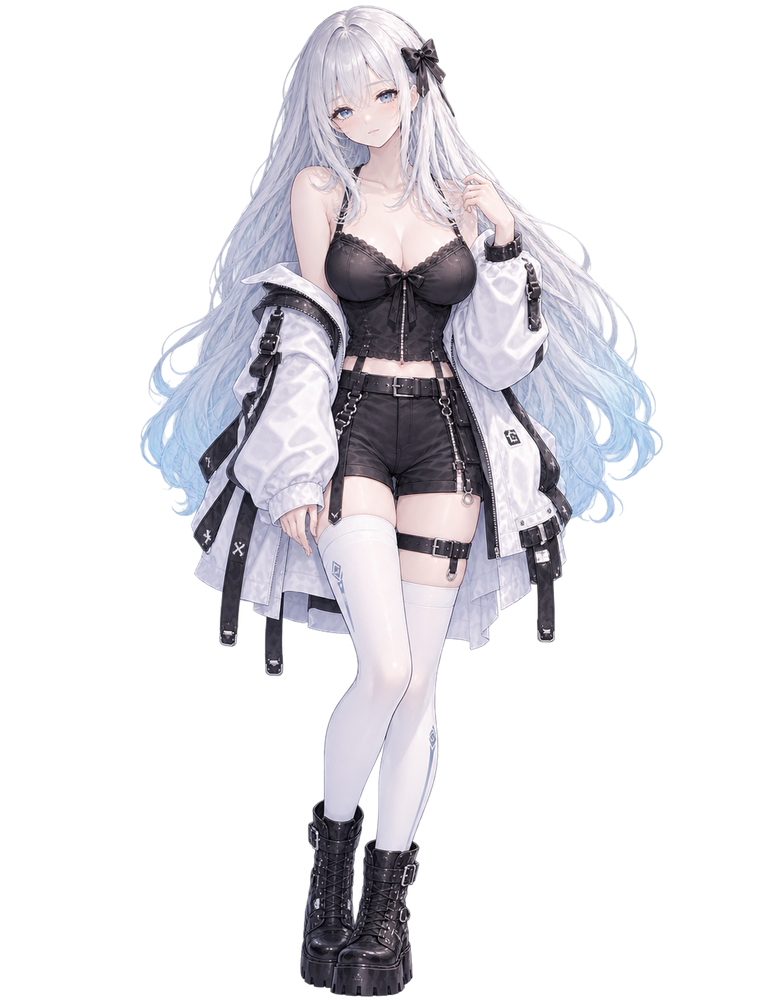
#> input picture assets/character/base/base_legacy_full.png, 760 x 1000 px; the run also reads 1 picture not shown here
$ python generate_pixel_prototypes.py
#> lines starting #> are read from the running program, lines starting #| are printed output that depends on the picture; after the words box and inside, x2 and y2 are one past the last pixel; in counts of white or black regions, pixels touching at a corner belong together
#!/usr/bin/env python3
# -*- coding: utf-8 -*-
"""
初澜（Chulan）像素化原型生成管线 (CPU 纯净计算版)
===================================================
为 v1.0 像素化演进路线产出首批像素级美术原型（Pixel Art Prototypes）。
运行环境：纯 CPU 离线计算（Pillow + OpenCV + NumPy），不依赖任何 GPU 驱动与显卡算力。

核心不变式（Invariants）固化：
1. 银白微卷长发，发尾淡冰蓝 (silver wavy hair with subtle ice-blue tips)
2. 蓝灰眼眸与灵动画布高光 (blue-gray eyes with specular catchlights)
3. 单侧眼下泪痣 (canonical left under-eye tear mole at x=411, y=112)
4. 纯净透明通道 (RGBA 32-bit，无半透明杂色虚边，方便 LibreSprite/Pixelorama 选区与填色)

输出目标：D:\\software\\huihua\\prototypes\\
"""

import os
import cv2
import numpy as np
from PIL import Image

ROOT = os.path.dirname(os.path.dirname(os.path.abspath(__file__)))
OUT_DIR = r"D:\software\huihua\prototypes"
os.makedirs(OUT_DIR, exist_ok=True)

# 资产源文件
PATH_FULL = os.path.join(ROOT, "assets", "character", "base", "base_legacy_full.png")
PATH_BASE = os.path.join(ROOT, "assets", "character", "base", "base.png")
PATH_HAIR = os.path.join(ROOT, "assets", "character", "hair", "silver_wavy_01.png")

# 颜色标准盘 (用于 LibreSprite / Pixelorama 调色板)
PALETTE_DEFINITIONS = [
    # 肤色组 (Skin tones)
    ("Skin Highlight",  (255, 246, 242)),
    ("Skin Base",       (252, 235, 226)),
    ("Skin Mid",        (240, 218, 206)),
    ("Skin Shadow",     (218, 186, 174)),
    ("Skin Deep Shadow",(186, 148, 138)),
    ("Blush Rose",      (235, 172, 172)),
    ("Lip Pink",        (215, 142, 146)),
    ("Tear Mole Dark",  (68, 52, 60)),

    # 发色组：银白与淡冰蓝 (Hair tones)
    ("Hair Pure White", (255, 255, 255)),
    ("Hair Silver Light",(240, 242, 248)),
    ("Hair Silver Mid", (216, 222, 235)),
    ("Hair Lavender Mid",(192, 198, 218)),
    ("Hair Shadow",     (152, 160, 185)),
    ("Hair Deep Shadow",(106, 114, 142)),
    ("Ice Blue Highlight",(210, 236, 255)),
    ("Ice Blue Light",  (180, 215, 245)),
    ("Ice Blue Mid",    (140, 186, 225)),
    ("Ice Blue Dark",   (100, 150, 195)),
    ("Ice Blue Deep",   (72, 118, 162)),

    # 蓝灰眼眸组 (Eye tones)
    ("Eye Glint White", (255, 255, 255)),
    ("Eye Iris Cyan",   (160, 205, 240)),
    ("Eye Iris BlueGray",(95, 140, 188)),
    ("Eye Iris Deep",   (48, 76, 115)),
    ("Eye Pupil Dark",  (28, 38, 60)),
    ("Eye Lash Black",  (28, 24, 34)),

    # 哥特黑与深色组 (Gothic Darks)
    ("Gothic Deep Black",(18, 18, 24)),
    ("Gothic Dark Slate",(32, 32, 42)),
    ("Gothic Charcoal",  (48, 48, 60)),
    ("Gothic Mid Gray",  (72, 72, 88)),
    ("Gothic Buckle Metal",(130, 134, 148)),
    ("Gothic Chrome High",(200, 205, 220)),

    # 白色机能外套与过膝袜组 (Techwear Whites)
    ("Fabric White Pure",(250, 251, 255)),
    ("Fabric White Base",(238, 240, 248)),
    ("Fabric Soft Gray", (212, 215, 228)),
    ("Fabric Fold Gray", (175, 178, 195)),
    ("Fabric Deep Fold", (132, 136, 154)),
    ("Tech Strap Black", (22, 22, 28)),
    ("Tech Strap Metal", (168, 172, 185)),
]


def enhance_source_image(img_rgba, is_hair=False):
    """
    预处理图像：强化明暗交界线、保护五官区域锐度、提纯发梢冰蓝饱和度
    """
    arr = np.array(img_rgba)
    rgb = arr[:, :, :3]
    alpha = arr[:, :, 3]
    h, w = rgb.shape[:2]

    # 双边滤波：平滑衣服与发丝褶皱的杂散噪点，形成赛璐珞/色块阶调 (Cel-Shading)
    filtered = cv2.bilateralFilter(rgb, d=7, sigmaColor=35, sigmaSpace=35)

    if is_hair:
        # 发尾冰蓝自然渐变：从下半部 65% 处平滑过渡，不设生硬硬切线
        y_norm = np.linspace(0, 1, h)[:, None]
        tip_weight = np.clip((y_norm - 0.62) / 0.38, 0.0, 1.0)
        tip_weight_2d = np.repeat(tip_weight, w, axis=1)
        b_boost = filtered.copy().astype(np.float32)
        blue_mask = (b_boost[:, :, 2] > b_boost[:, :, 0]) & (tip_weight_2d > 0.03)
        b_boost[blue_mask, 2] = np.clip(b_boost[blue_mask, 2] * (1.0 + 0.22 * tip_weight_2d[blue_mask]), 0, 255)
        filtered = np.clip(b_boost, 0, 255).astype(np.uint8)
    else:
        # 保护人脸与五官区域锐度
        face_mask = np.zeros((h, w), dtype=np.float32)
        y_coords, x_coords = np.ogrid[:h, :w]
        dist = ((x_coords - 380.0) / 75.0)**2 + ((y_coords - 130.0) / 70.0)**2
        face_mask = np.clip(1.0 - dist, 0.0, 1.0)
        face_mask = cv2.GaussianBlur(face_mask, (19, 19), 0)

        # 发尾冰蓝柔和提纯
        y_norm = np.linspace(0, 1, h)[:, None]
        tip_weight = np.clip((y_norm - 0.65) / 0.35, 0.0, 1.0)
        tip_weight_2d = np.repeat(tip_weight, w, axis=1)
        b_boost = filtered.copy().astype(np.float32)
        blue_mask = (b_boost[:, :, 2] > b_boost[:, :, 0]) & (tip_weight_2d > 0.05)
        b_boost[blue_mask, 2] = np.clip(b_boost[blue_mask, 2] * (1.0 + 0.18 * tip_weight_2d[blue_mask]), 0, 255)
        filtered = np.clip(b_boost, 0, 255).astype(np.uint8)

        filtered = (filtered.astype(np.float32) * (1.0 - face_mask[:, :, None]) +
                    rgb.astype(np.float32) * face_mask[:, :, None]).astype(np.uint8)

    return filtered, alpha


def render_pixel_sprite(src_rgb, src_alpha, target_w, target_h, is_full_character=True, has_face=True):
    """
    根据目标尺寸生成干净点阵精灵，并钉住身份锚点
    """
    src_h, src_w = src_rgb.shape[:2]

    # 等比降采样
    prep_img = Image.fromarray(np.dstack([src_rgb, src_alpha]))
    small = prep_img.resize((target_w, target_h), Image.Resampling.LANCZOS)
    small_arr = np.array(small)

    # 干净 Alpha 截断（绝不留半透明毛边，方便像素编辑器填充）
    clean_alpha = np.where(small_arr[:, :, 3] > 110, 255, 0).astype(np.uint8)

    # 色彩量化到有限色盘（保留像素风格阶调）
    small_rgb_img = Image.fromarray(small_arr[:, :, :3])
    num_colors = 48 if target_w >= 128 else 32
    quant = small_rgb_img.quantize(colors=num_colors, method=Image.Quantize.MEDIANCUT)
    quant_rgb = np.array(quant.convert('RGB'))

    # 五官与身份锚点：仅对整图锚定泪痣（素体自身保持其正脸自然坐标）
    if is_full_character and has_face:
        scale_x = target_w / 760.0
        scale_y = target_h / 1000.0

        mole_x = int(round(411.0 * scale_x))
        mole_y = int(round(112.0 * scale_y))

        # 调配眼部微像素
        if target_w >= 180:  # 190x250 高精度细腻像素
            C_MOLE = [68, 52, 60]
            quant_rgb[mole_y, mole_x] = C_MOLE
        elif target_w >= 120:  # 128x168 经典独立游戏像素
            C_MOLE = [70, 55, 65]
            quant_rgb[mole_y, mole_x] = C_MOLE
        elif target_w >= 60:  # 64x84 GBA 掌机像素
            C_MOLE = [75, 60, 70]
            quant_rgb[mole_y, mole_x] = C_MOLE

    out_arr = np.dstack([quant_rgb, clean_alpha])
    return Image.fromarray(out_arr, 'RGBA')


def upscale_to_canvas(sprite_img, canvas_w=760, canvas_h=1000):
    """
    点对点无损最近邻放大到 760x1000 原画画布，方便直接在桌宠窗口全屏对照
    """
    w, h = sprite_img.size
    # 计算整数放大倍率
    scale = min(canvas_w // w, canvas_h // h)
    if scale < 1:
        scale = 1

    scaled_w = w * scale
    scaled_h = h * scale
    scaled_sprite = sprite_img.resize((scaled_w, scaled_h), Image.Resampling.NEAREST)

    canvas = Image.new('RGBA', (canvas_w, canvas_h), (0, 0, 0, 0))
    offset_x = (canvas_w - scaled_w) // 2
    offset_y = (canvas_h - scaled_h) // 2
    canvas.paste(scaled_sprite, (offset_x, offset_y), scaled_sprite)
    return canvas


def export_palette_files():
    """
    导出调色板：
    1. chulan_palette.png (可视色板预览条)
    2. chulan_palette.gpl (GIMP/LibreSprite/Pixelorama 通用调色板格式)
    """
    # 1. 导出 GPL
    gpl_path = os.path.join(OUT_DIR, "chulan_palette.gpl")
    with open(gpl_path, "w", encoding="utf-8") as f:
        f.write("GIMP Palette\n")
        f.write("Name: Chulan Identity Palette\n")
        f.write("Columns: 8\n")
        f.write("#\n")
        for name, rgb in PALETTE_DEFINITIONS:
            f.write(f"{rgb[0]:3d} {rgb[1]:3d} {rgb[2]:3d}  {name}\n")
    print(f"Palette GPL written: {gpl_path}")

    # 2. 导出色板 PNG 预览图
    swatch_size = 40
    cols = 8
    rows = (len(PALETTE_DEFINITIONS) + cols - 1) // cols
    img_w = cols * swatch_size
    img_h = rows * swatch_size

    palette_img = Image.new('RGB', (img_w, img_h), (30, 30, 30))
#> palette_img: PIL image 320x200 RGB; every value is 30
    from PIL import ImageDraw
    draw = ImageDraw.Draw(palette_img)

    for idx, (name, rgb) in enumerate(PALETTE_DEFINITIONS):
        c = idx % cols
        r = idx // cols
        x0 = c * swatch_size
        y0 = r * swatch_size
        x1 = x0 + swatch_size - 1
        y1 = y0 + swatch_size - 1
        draw.rectangle([x0, y0, x1, y1], fill=rgb)
        draw.rectangle([x0, y0, x1, y1], outline=(50, 50, 50))

    png_path = os.path.join(OUT_DIR, "chulan_palette.png")
    palette_img.save(png_path)
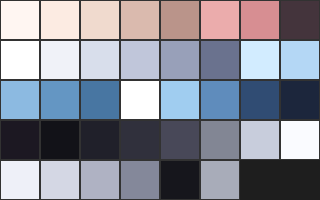
#> saved as chulan_palette.png: PIL image 320x200 RGB; mean R, G, B 138, 140.5, 152.7
    print(f"Palette PNG written: {png_path}")


def export_readme():
    """
    在输出目录写入说明文档
    """
    readme_path = os.path.join(OUT_DIR, "README_PROTOTYPES.md")
    content = """# 初澜（Chulan）像素化原型资产库 (Pixel Art Prototypes)

本目录为 **v1.0 像素化美术演进路线** 首次离线生成的高质量点阵原型。
全部基于纯 CPU 计算管线生成，严格保全初澜的身体特征不变式与透明图层规格。

---

## 🎨 核心特征不变式清单 (Identity Invariants)

1. **发型发色**：银白微卷长发，在发尾渐变为柔和清透的「淡冰蓝」（`#8cbae1` / `#b4d7f5`）。
2. **眼眸质感**：沉静纯澈的「蓝灰眼眸」，瞳孔含高反差白点高光（Sparkling Catchlight）。
3. **单侧泪痣**：初澜左眼（观众视角右眼）正下方，精准单点深色泪痣（Canonical Tear Mole）。
4. **图层规格**：全通道 32-bit RGBA，完全剔除半透明边缘毛边，适合像素编辑器直接取色、选区和修笔。

---

## 📁 生成资产对照表

| 文件名 | 尺寸 | 说明 | 适用场景 |
|---|---|---|---|
| `chulan_full_190x250.png` | 190×250 | **细腻级原型**（原画 1/4 等比） | 街机/PC-98 精细点阵，发丝与服饰褶皱细腻完整 |
| `chulan_full_190x250_canvas760x1000.png` | 760×1000 | 细腻级 4x 整数放大画布 | **可直接在桌宠窗口中预览**，与既有 760×1000 画布无缝对齐 |
| `chulan_base_190x250.png` | 190×250 | 素体点阵切片（脱下外衣与头发） | 供后续绘制新衣物、换装部件（纸娃娃系统）作为打底层 |
| `chulan_hair_190x250.png` | 190×250 | 发型独立点阵切片 | 纯发丝图层，用于测试独立图层叠穿效果 |
| `chulan_full_128x168.png` | 128×168 | **经典级原型**（约 1/6 等比） | 经典独立游戏（Celeste/Momodora）风格，点阵颗粒感明显 |
| `chulan_full_128x168_canvas760x1000.png` | 760×1000 | 经典级 6x 放大画布 | 桌宠等比点阵大图预览 |
| `chulan_full_64x84.png` | 64×84 | **复古掌机级原型**（约 1/12 等比） | GBA / 宝可梦式极简像素风，轮廓鲜明 |
| `chulan_full_64x84_canvas760x1000.png` | 760×1000 | 复古掌机级 11x 放大画布 | 极简点阵大图预览 |
| `chulan_palette.png` | 320×200 | 角色专有色板预览图 | 包含肤色、银白发、冰蓝、眼眸、哥特深色等全部标定色 |
| `chulan_palette.gpl` | GPL 文件 | **通用调色板** | **LibreSprite / Pixelorama 专用**：一键导入色盘 |

---

## 🛠️ 在绘画软件中使用操作指南

### 1. 使用 LibreSprite 打开与精修
- 打开软件：运行 `D:\\software\\huihua\\LibreSprite\\libresprite.exe`
- 载入调色板：点击上方调色板工具栏菜单按钮 -> 选择 **Load Palette** -> 选取 `chulan_palette.gpl`，即可直接获得官方标定颜色！
- 载入图层精修：点击 **File -> Open**，选择 `chulan_full_190x250.png` 即可逐像素进行光影精修或补笔。

### 2. 使用 Pixelorama 打开与图层分拆
- 打开软件：运行 `D:\\software\\huihua\\Pixelorama\\Pixelorama.exe`
- 导入工程：拖拽 `chulan_base_190x250.png` 和 `chulan_hair_190x250.png` 到画布，分别作为底图与上层，可以直接在中间新建图层画新衣服！
- 载入色盘：在右侧 Palette 面板点击 **Import Palette** 导入 `chulan_palette.gpl`。
"""
    with open(readme_path, "w", encoding="utf-8") as f:
        f.write(content)
    print(f"README written: {readme_path}")


def main():
    print("=== 开始初澜（Chulan）像素化原型批量生成 ===")

    # 1. 导出调色板与说明文档
    export_palette_files()
    export_readme()

    # 2. 读取源文件
    print(f"Loading full character: {PATH_FULL}")
    img_full = Image.open(PATH_FULL).convert('RGBA')
#> img_full is the input picture: PIL image 760x1000 RGBA; mean R, G, B, A 54.8, 53.5, 57.5, 78.7
    rgb_full, alpha_full = enhance_source_image(img_full)
#> in enhance_source_image, `blue_mask = (b_boost[:, :, 2] > b_boost[:, :, 0]) & (tip_weight_2d > 0..`:
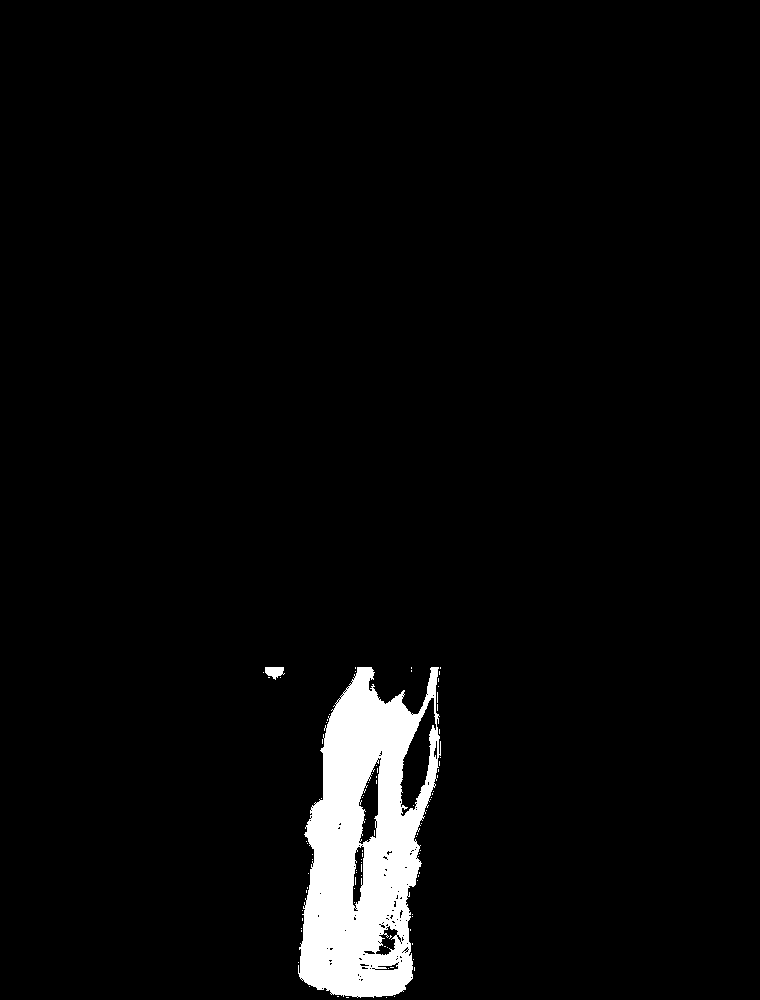
#> blue_mask: shape (1000, 760) bool; 3.8% white; 89 white regions (87 under 20 px), largest, box (x1, y1, x2, y2) and area: (298, 667, 441, 998) 28843, (265, 667, 285, 680) 173
#> in enhance_source_image, `b_boost[blue_mask, 2] = np.clip(b_boost[blue_mask, 2] * (1.0 + 0.18 * ..`: b_boost: shape (1000, 760, 3) float32; mean R, G, B 54.8, 53.6, 58

    print(f"Loading base mannequin: {PATH_BASE}")
    img_base = Image.open(PATH_BASE).convert('RGBA')
    rgb_base, alpha_base = enhance_source_image(img_base)

    print(f"Loading hair layer: {PATH_HAIR}")
    img_hair = Image.open(PATH_HAIR).convert('RGBA')
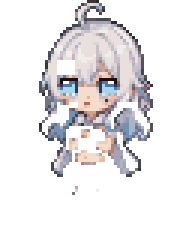
#> input picture assets/character/hair/silver_wavy_01.png, 64 x 80 px (shown 3 times larger)
#> img_hair is the input picture: PIL image 64x80 RGBA; mean R, G, B, A 45.8, 44, 45.6, 65.8
    arr_hair = np.array(img_hair)
    rgb_hair, alpha_hair = enhance_source_image(img_hair, is_hair=True)
#> call 3 of enhance_source_image, with is_hair = True
#> in enhance_source_image (call 3), `alpha = arr[:, :, 3]`: alpha: shape (80, 64); 25.8% white; 4 white regions (3 under 20 px), largest, box (x1, y1, x2, y2) and area: (13, 0, 51, 59) 1308
#> in enhance_source_image (call 3), `blue_mask = (b_boost[:, :, 2] > b_boost[:, :, 0]) & (tip_weight_2d > 0..`:
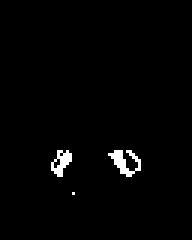
#> blue_mask: shape (80, 64) bool (shown 3 times larger); 1.6% white in thin lines or dots, all inside (x1, y1, x2, y2) = (17, 50, 47, 65)
#> in enhance_source_image (call 3), `b_boost[blue_mask, 2] = np.clip(b_boost[blue_mask, 2] * (1.0 + 0.22 * ..`: b_boost: shape (80, 64, 3) float32; mean R, G, B 45.9, 44.1, 45.8

    # 规格清单: (name_prefix, target_w, target_h)
    resolutions = [
        ("190x250", 190, 250),
        ("128x168", 128, 168),
        ("64x84",    64,  84),
    ]

    for tag, tw, th in resolutions:
        print(f"\n--- 生成规格: {tag} ({tw}x{th}) ---")

        # A. 全身整图
        sprite_full = render_pixel_sprite(rgb_full, alpha_full, tw, th, is_full_character=True, has_face=True)
        path_native_full = os.path.join(OUT_DIR, f"chulan_full_{tag}.png")
        sprite_full.save(path_native_full)
        print(f"  [OK] {path_native_full}")

        # 整数放大到 760x1000 原画画布
        canvas_full = upscale_to_canvas(sprite_full, 760, 1000)
        path_canvas_full = os.path.join(OUT_DIR, f"chulan_full_{tag}_canvas760x1000.png")
        canvas_full.save(path_canvas_full)
        print(f"  [OK] {path_canvas_full}")

        # B. 素体（对于 190x250 和 128x168 产出）
        if tw >= 120:
            sprite_base = render_pixel_sprite(rgb_base, alpha_base, tw, th, is_full_character=False, has_face=True)
            path_native_base = os.path.join(OUT_DIR, f"chulan_base_{tag}.png")
            sprite_base.save(path_native_base)
            print(f"  [OK] {path_native_base}")

            if tag == "190x250":
                canvas_base = upscale_to_canvas(sprite_base, 760, 1000)
                path_canvas_base = os.path.join(OUT_DIR, f"chulan_base_{tag}_canvas760x1000.png")
                canvas_base.save(path_canvas_base)
                print(f"  [OK] {path_canvas_base}")

        # C. 纯发型图层（对于 190x250 产出）
        if tag == "190x250":
            sprite_hair = render_pixel_sprite(rgb_hair, alpha_hair, tw, th, is_full_character=False, has_face=False)
            path_native_hair = os.path.join(OUT_DIR, f"chulan_hair_{tag}.png")
            sprite_hair.save(path_native_hair)
            print(f"  [OK] {path_native_hair}")

            canvas_hair = upscale_to_canvas(sprite_hair, 760, 1000)
            path_canvas_hair = os.path.join(OUT_DIR, f"chulan_hair_{tag}_canvas760x1000.png")
            canvas_hair.save(path_canvas_hair)
            print(f"  [OK] {path_canvas_hair}")
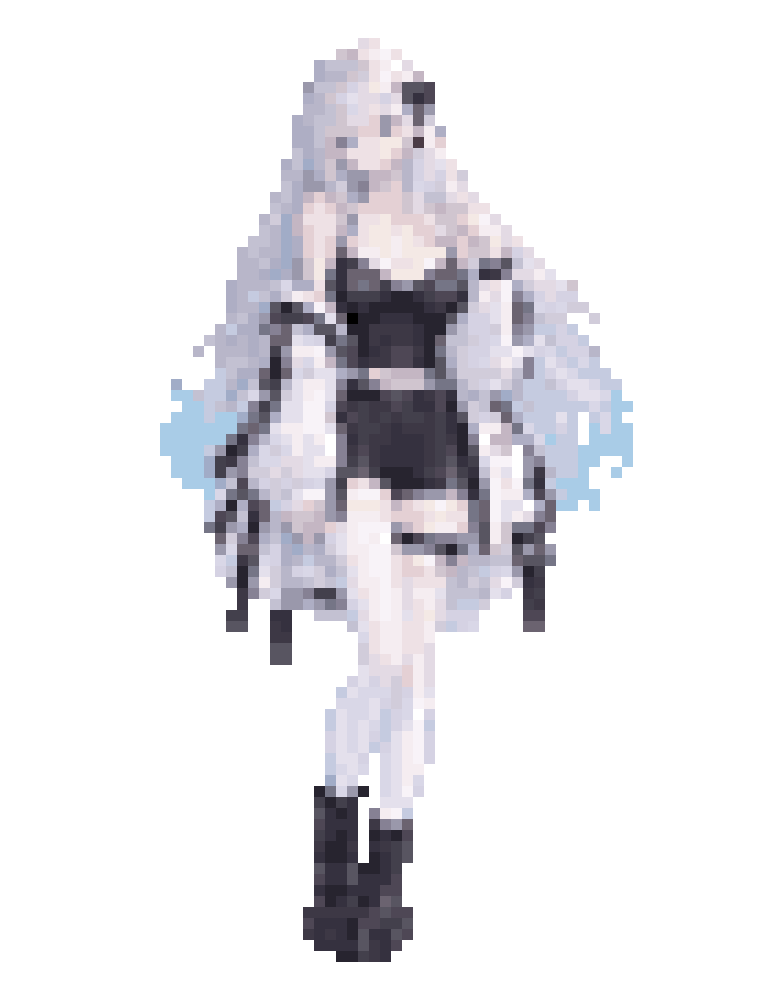
#> canvas_full: PIL image 760x1000 RGBA; mean R, G, B, A 45.5, 44.6, 48.3, 69; transparent parts drawn white
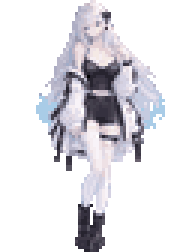
#> sprite_full: PIL image 64x84 RGBA (shown 3 times larger); mean R, G, B, A 64.7, 63.6, 69.5, 80.6; transparent parts drawn white
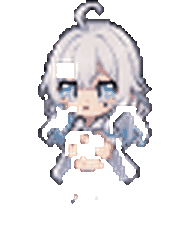
#> sprite_hair: PIL image 190x250 RGBA; mean R, G, B, A 56.8, 54.7, 57.2, 67.1; transparent parts drawn white

    print("\n=== 全部像素化原型资产已成功生成至: D:\\software\\huihua\\prototypes ===")


if __name__ == "__main__":
    main()
